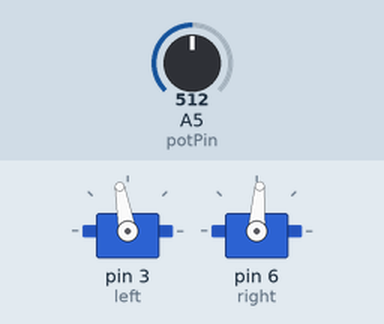
The sketch below on a simulated Arduino Uno, built with avr-gcc and run on an emulated ATmega328P. Shown: 2 × servo. The test bench sets the inputs (shaded band); at power-on: A5 (potPin) = 512.

Above: at 1.2 s.
1.3 s: A5 (potPin) set to 306
At 2.5 s:
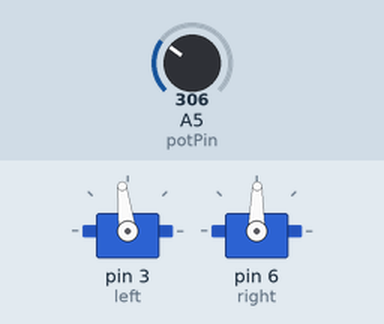
2.8 s: A5 (potPin) set to 1023
At 3.9 s:
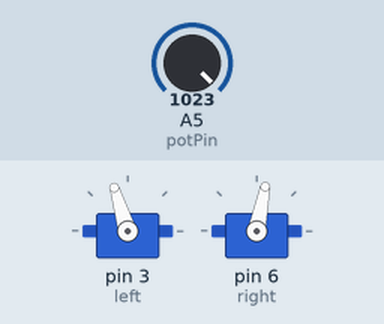
4.3 s: A5 (potPin) set to 511
At 5.0 s:
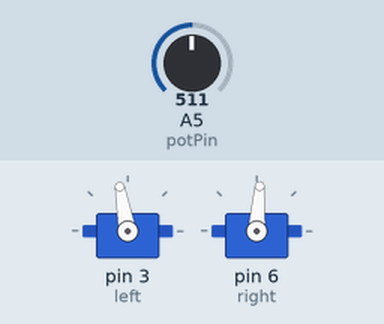
Timing chart, 0 to 7.3 s (numbered marks = the images above; inputs shaded):
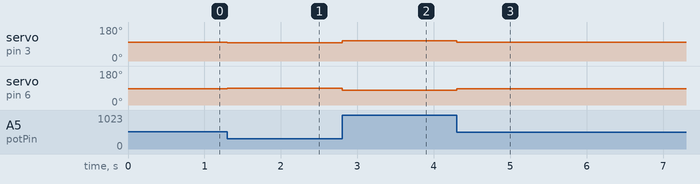

Measured:
- after the input at 1.3 s, servo on pin 3 (left): 100° → 97° at once; servo on pin 6 (right): 86° → 89° at once
- after the input at 2.8 s, servo on pin 3 (left): 97° → 107° at once; servo on pin 6 (right): 89° → 79° at once
- after the input at 4.3 s, servo on pin 3 (left): 107° → 100° at once; servo on pin 6 (right): 79° → 86° at once

The sketch:

control_robot_speed.ino
```cpp
/* Software 1073 Example Program
Written and debugged for use on the Arduino boebot platform
last updated: 8/14/14

Program: Use the potentiometer to control the speed of the robot
*/

#include <Servo.h>

Servo left;
Servo right;  //creates two servo objects

int potPin = 5; //creates an int with a value of 5
int potVal = 0; //creates a variable to store the raw potentiometer values
int servoVal = 0; //creates a variable to store the manipulated potentiometer value

void speedControl(){   //creates a method called speedcontrol
  potVal = analogRead(potPin); //read the analog pin
  servoVal = potVal / 7;  //manipulate the analog read for servo use
  left.writeMicroseconds(1500 + servoVal);
  right.writeMicroseconds(1500 - servoVal);  //write value to the servos
}

void setup(){ //setup runs just once
  left.attach(3);
  right.attach(6); //mounts each servo on their respective digital pin


}
void loop(){ //loop runs over and over again
  speedControl();
}
```
